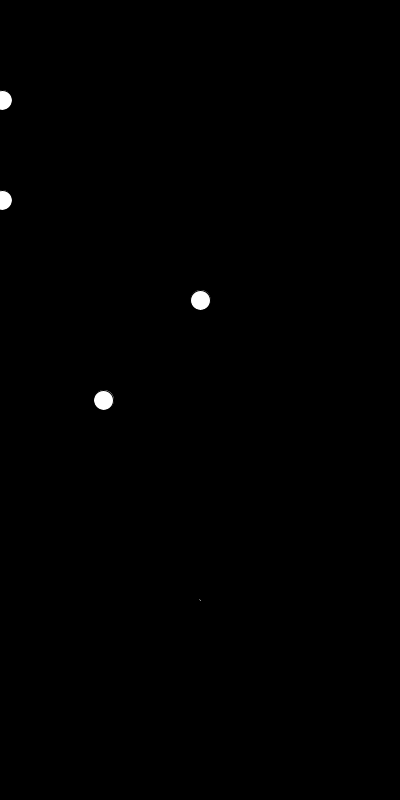
Frame 1 (no input)
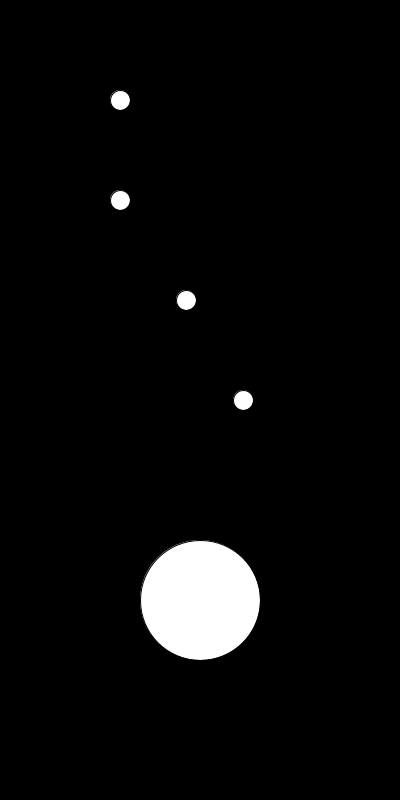
Frame 60 (the mouse pressed at the canvas centre just before this capture)
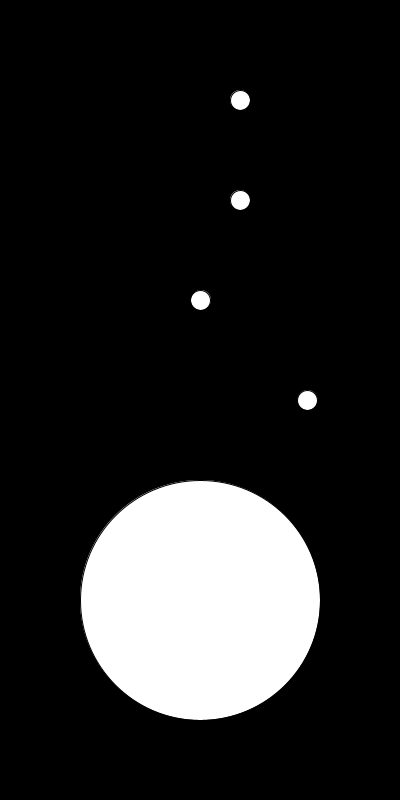
Frame 120 (the mouse held since frame 60 and released just before this capture)

The Processing sketch that drew these frames (run headless with seeded random() and noise(); from frame 60 on, the mouse is pressed at the canvas centre):

// Processing sketch: demo_04_types_of_motion
// ── demo_04_types_of_motion.pde
int speed = 2;

// Cycling: motion that repeats.
int a = 0; // cycle

// Bouncing: motion that reverses.
int b = 0;
int direction = speed;

// Random: motion that is unpredictable.
float c = 200;

// random target
float t = 0;
float tx = 0;
float tdx = speed;

void setup() {
  size(400, 800);
}

void draw() {
  background(0);

  //// Cycling
  // 1. change value with % to control range
  a = (a + speed) % width;
  ellipse(a, 100, 20, 20);

  //// Bouncing
  // 1. change value
  b = (b + direction);
  if (b > width || b < 0) {
    // 2. reverse direction when moving offscreen
    direction = -direction;
  }
  ellipse(b, 200, 20, 20);

  //// Random walk
  // 1. change value by tiny, random increments, "wiggle"
  c = c + random(-speed, speed);
  ellipse(c, 300, 20, 20);

  // Completely Random
  // 1. set value randomly, "noisy"
  float d = random(width);
  ellipse(d, 400, 20, 20);

   // Completely Random
  // 1. set value randomly, "noisy"
  tx = tx + tdx;
  if (abs(tx - t) < speed * 2)  {
    t = random(width);
    if (t < tx) {
      tdx = -speed;
    } else {
      tdx = speed;
    }
  }
  ellipse(width/2, 600, tx, tx);
}
